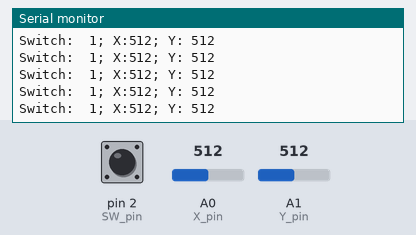
A sketch run on a simulated Arduino Uno, built with avr-gcc and run on an emulated ATmega328P. Parts: the last lines printed to the serial monitor. The inputs (shaded band) are chosen by the test bench; at power-on: A0 (X_pin) = 512, A1 (Y_pin) = 512, pin 2 (SW_pin) HIGH.

Above: at 1.2 s.
1.3 s: A0 (X_pin) set to 11
At 2.0 s:
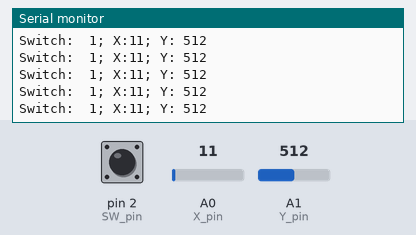
4.3 s: A0 (X_pin) set to 8
At 5.3 s:
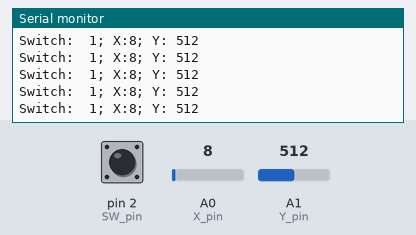
7.3 s: A1 (Y_pin) set to 110
At 8.2 s:
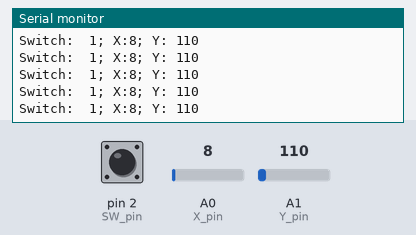
8.8 s: A1 (Y_pin) set to 93
At 9.4 s:
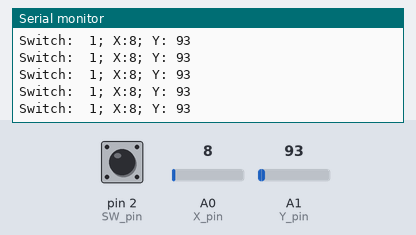
11.8 s: A1 (Y_pin) set to 11
At 12.3 s:
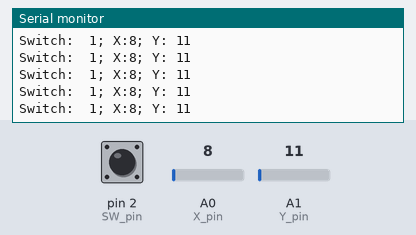
14.8 s: A1 (Y_pin) set to 8
At 15.9 s:
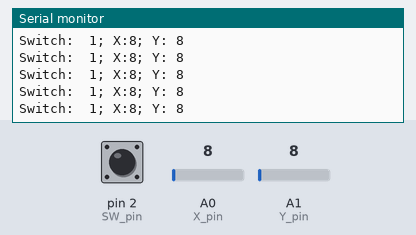
Timing chart, 0 to 17.8 s (numbered marks = the images above; inputs shaded):
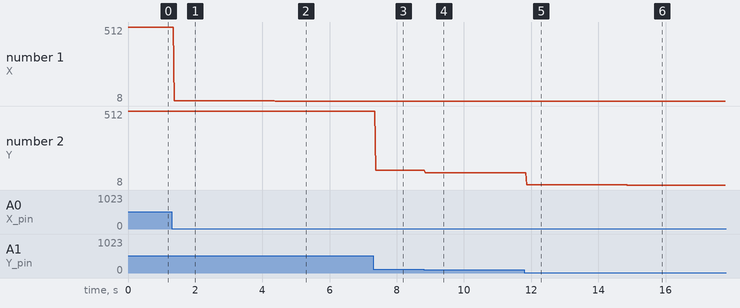

Measured:
- after the input at 1.3 s, the serial monitor: prints a new line after 0.08 s (image 1)
- after the input at 4.3 s, the serial monitor: prints a new line after 0.08 s (image 2)
- after the input at 7.3 s, the serial monitor: prints a new line after 0.07 s (image 3)
- after the input at 8.8 s, the serial monitor: prints a new line after 0.05 s (image 4)
- after the input at 11.8 s, the serial monitor: prints a new line after 0.07 s (image 5)
- after the input at 14.8 s, the serial monitor: prints a new line after 0.06 s (image 6)
- plotted number 1: 512 → 11 after the input at 1.3 s, 11 → 8 after the input at 4.3 s
- plotted number 2: 512 → 110 after the input at 7.3 s, 110 → 93 after the input at 8.8 s, 93 → 11 after the input at 11.8 s

The sketch:

joystick_simple.ino
```cpp
//www.elegoo.com
//2016.12.09

// Arduino pin numbers
const int SW_pin = 2; // digital pin connected to switch output
const int X_pin = 0; // analog pin connected to X output
const int Y_pin = 1; // analog pin connected to Y output

void setup() {
  pinMode(SW_pin, INPUT_PULLUP);
  digitalWrite(SW_pin, HIGH);
  Serial.begin(9600);
}

void loop() {
  Serial.print("Switch:  ");
  Serial.print(digitalRead(SW_pin));
  Serial.print("; X:");
  Serial.print(analogRead(X_pin));
  Serial.print("; Y: ");
  Serial.println(analogRead(Y_pin));
  delay(10);
}
```
